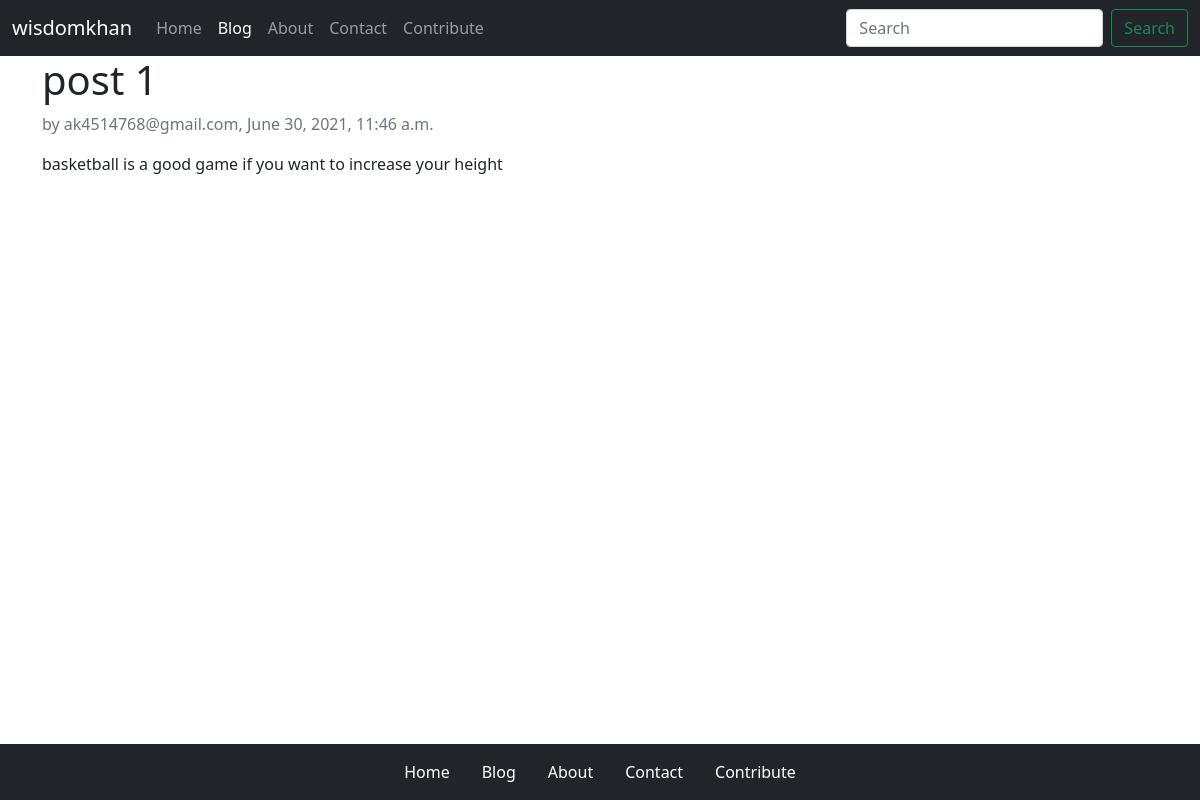
The app's page /blog/post-1 with its own data.
### blog/models.py (models this page shows, shortened)
class Contribute(models.Model):
    sno = models.AutoField(primary_key=True)
    title = models.CharField(max_length=100)
    email = models.EmailField(max_length=1000)
    text = models.TextField(max_length=5000)
    timeStamp = models.DateTimeField(blank=True)
    slug = models.TextField(max_length=10)

### blog/views.py (the view)
# urls.py: path('<str:slug>', views.blogPost, name='blogPost'),
def blogPost(request, slug):
    post = Contribute.objects.filter(slug=slug)[0]
    context = {'post': post}
    return render(request, 'blog/blogPost.html', context)

### templates/blog/blogPost.html
{% extends 'basic.html' %}{% block blogactive %} active {% endblock %} {% block title %} Blog {% endblock %}
{%block body %}
<div class="container">
    <h1>{{post.title}}</h1>
    <p class="text-muted">by {{post.email}}, {{post.timeStamp}}</p>
    <p>{{post.text}}</p>
</div>
{%endblock%}

### records on screen
Contribute: title "post 1", email "ak4514768@gmail.com", timeStamp "June 30, 2021, 11:46 a.m.", text "basketball is a good game if you want to increase your height"
